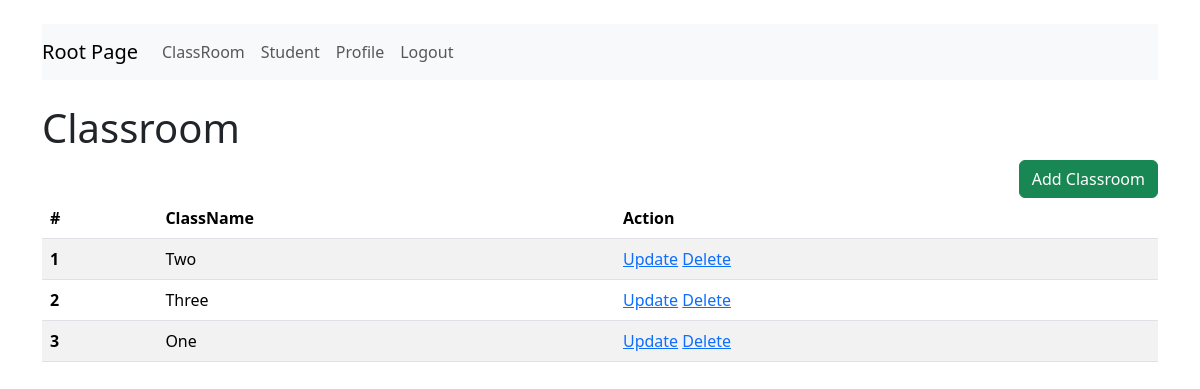
The app's page /crud/classroom/ (signed in), older data.
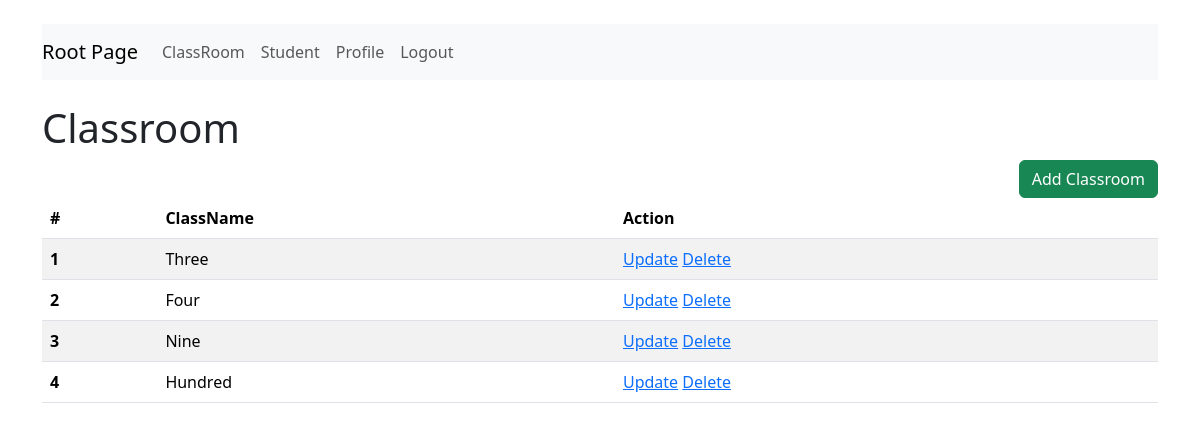
The same page, newer data.
### crud/models.py (models this page shows)
class ClassRoom(models.Model):
    name = models.CharField(max_length = 10)

### crud/views.py (the view)
# urls.py: path("classroom/", ClassRoomView.as_view()),
@login_required
def classroom(request):
    classrooms = ClassRoom.objects.all()
    return render(request, template_name="crud/classroom.html", context={"classrooms": classrooms})

### crud/templates/crud/classroom.html
{% extends 'crud/base.html' %}
{% block content %}
    {% include 'crud/nav.html' %}
    <br>
    <h1>Classroom</h1>
    <a href = "{%url 'add_classroom' %}" class = "btn btn-success" style = "float: right;">Add Classroom</a>
    <table class="table table-striped">
        <thead>
          <tr>
            <th scope="col">#</th>
            <th scope="col">ClassName</th>
            <th scope="col">Action</th>
          </tr>
        </thead>
        <tbody>
            {% for classroom in classrooms %}
          <tr>
            <th scope="row">{{ forloop.counter }}</th>
            <td>{{ classroom.name}}</td>
            <td>
              <a href="{% url 'update_classroom' classroom.id %}">Update</a>
              <a href="{% url 'delete_classroom' classroom.id %}">Delete</a>
            </td>
          </tr>
          {% endfor%}
        </tbody>
      </table>
{% endblock %}

Row changes from the older to the newer data that the page shows:
removed ClassRoom: name "Two"
changed ClassRoom: name "One" → "Four"
added ClassRoom: name "Nine"
added ClassRoom: name "Hundred"
